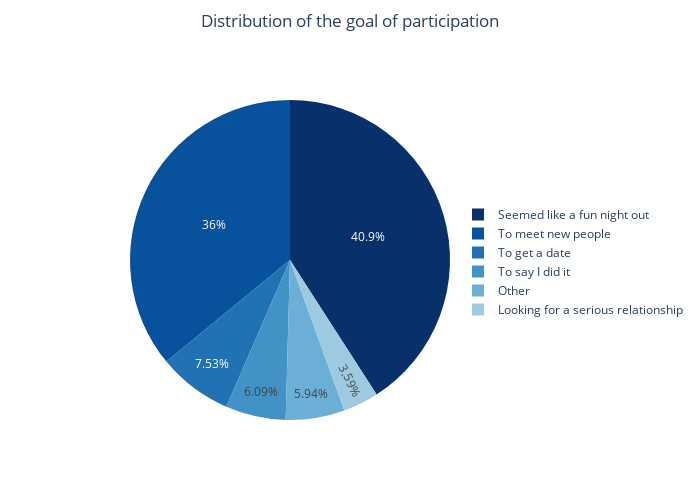

Notebook code for this chart:
### Code cell
color_palette = px.colors.sequential.Blues[::-1]

goal = dataset["goal"].value_counts(ascending=False)

trace = go.Pie(labels=goal.index, values=goal, marker=dict(colors=color_palette))

layout = go.Layout(
    title={'text': 'Distribution of the goal of participation', 'x': 0.5,'yanchor': 'top', 'y': 0.97},
    width=700, 
    height=500,
        legend=dict(
        x=0.9,
        y=0.3
    )
    )
fig = go.Figure(data=[trace], layout=layout)
fig.show()

### Figure 1 — Plotly figure (JSON) as saved in the notebook; plotly's stock layout.template omitted (floating-point values rounded to 4 significant figures)
{"data": [{"labels": ["Seemed like a fun night out", "To meet new people", "To get a date", "To say I did it", "Other", "Looking for a serious relationship"], "marker": {"colors": ["rgb(8,48,107)", "rgb(8,81,156)", "rgb(33,113,181)", "rgb(66,146,198)", "rgb(107,174,214)", "rgb(158,202,225)", "rgb(198,219,239)", "rgb(222,235,247)", "rgb(247,251,255)"]}, "type": "pie", "values": [3426, 3012, 631, 510, 498, 301]}], "layout": {"height": 500, "legend": {"x": 0.9, "y": 0.3}, "title": {"text": "Distribution of the goal of participation", "x": 0.5, "y": 0.97, "yanchor": "top"}, "width": 700}}
